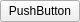
<?xml version="1.0" encoding="UTF-8"?>
<ui version="4.0">
 <class>MainWidget</class>
 <widget class="QWidget" name="MainWidget">
  <property name="geometry">
   <rect>
    <x>0</x>
    <y>0</y>
    <width>80</width>
    <height>20</height>
   </rect>
  </property>
  <property name="windowTitle">
   <string>Form</string>
  </property>
  <layout class="QHBoxLayout" name="horizontalLayout">
   <property name="spacing">
    <number>0</number>
   </property>
   <property name="leftMargin">
    <number>0</number>
   </property>
   <property name="topMargin">
    <number>0</number>
   </property>
   <property name="rightMargin">
    <number>0</number>
   </property>
   <property name="bottomMargin">
    <number>0</number>
   </property>
   <item>
    <widget class="QPushButton" name="pushButton">
     <property name="text">
      <string>PushButton</string>
     </property>
    </widget>
   </item>
  </layout>
 </widget>
 <resources/>
 <connections/>
</ui>
